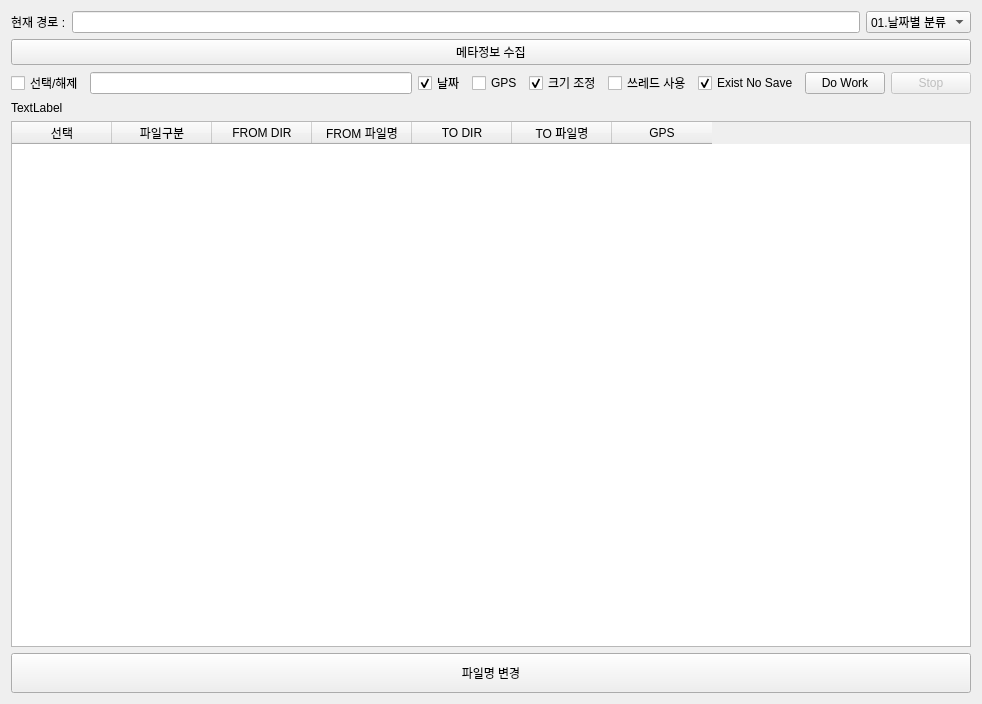
<?xml version="1.0" encoding="UTF-8"?>
<ui version="4.0">
 <class>Dialog</class>
 <widget class="QDialog" name="Dialog">
  <property name="geometry">
   <rect>
    <x>0</x>
    <y>0</y>
    <width>982</width>
    <height>704</height>
   </rect>
  </property>
  <property name="windowTitle">
   <string>파일 찾기</string>
  </property>
  <property name="windowIcon">
   <iconset>
    <normaloff>../img/rename.png</normaloff>../img/rename.png</iconset>
  </property>
  <layout class="QGridLayout" name="gridLayout_5">
   <item row="3" column="0">
    <widget class="QLabel" name="lblMsg">
     <property name="text">
      <string>TextLabel</string>
     </property>
    </widget>
   </item>
   <item row="0" column="0">
    <layout class="QGridLayout" name="gridLayout_4">
     <item row="0" column="0">
      <widget class="QLabel" name="label">
       <property name="text">
        <string>현재 경로 :</string>
       </property>
      </widget>
     </item>
     <item row="0" column="1">
      <widget class="QLineEdit" name="txtUrl"/>
     </item>
     <item row="0" column="2">
      <widget class="QComboBox" name="cboWork">
       <item>
        <property name="text">
         <string>01.날짜별 분류</string>
        </property>
       </item>
      </widget>
     </item>
    </layout>
   </item>
   <item row="2" column="0">
    <layout class="QGridLayout" name="gridLayout">
     <item row="0" column="5">
      <widget class="QCheckBox" name="chkUseThread">
       <property name="text">
        <string>쓰레드 사용</string>
       </property>
       <property name="checked">
        <bool>false</bool>
       </property>
      </widget>
     </item>
     <item row="0" column="1">
      <widget class="QLineEdit" name="txtSearchKey"/>
     </item>
     <item row="0" column="4">
      <widget class="QCheckBox" name="chkResize">
       <property name="text">
        <string>크기 조정</string>
       </property>
       <property name="checked">
        <bool>true</bool>
       </property>
      </widget>
     </item>
     <item row="0" column="3">
      <widget class="QCheckBox" name="chkGPS">
       <property name="text">
        <string>GPS</string>
       </property>
      </widget>
     </item>
     <item row="0" column="8">
      <widget class="QPushButton" name="btnStop">
       <property name="enabled">
        <bool>false</bool>
       </property>
       <property name="text">
        <string>Stop</string>
       </property>
      </widget>
     </item>
     <item row="0" column="7">
      <widget class="QPushButton" name="btnDoWork">
       <property name="enabled">
        <bool>true</bool>
       </property>
       <property name="text">
        <string>Do Work</string>
       </property>
      </widget>
     </item>
     <item row="0" column="0">
      <widget class="QCheckBox" name="chkAll">
       <property name="minimumSize">
        <size>
         <width>0</width>
         <height>0</height>
        </size>
       </property>
       <property name="text">
        <string>선택/해제</string>
       </property>
      </widget>
     </item>
     <item row="0" column="2">
      <widget class="QCheckBox" name="chkDate">
       <property name="text">
        <string>날짜</string>
       </property>
       <property name="checked">
        <bool>true</bool>
       </property>
      </widget>
     </item>
     <item row="0" column="6">
      <widget class="QCheckBox" name="chkExistNoSave">
       <property name="text">
        <string>Exist No Save</string>
       </property>
       <property name="checked">
        <bool>true</bool>
       </property>
      </widget>
     </item>
    </layout>
   </item>
   <item row="4" column="0">
    <layout class="QGridLayout" name="gridLayout_2">
     <item row="0" column="0">
      <widget class="QTableWidget" name="tblFiles">
       <column>
        <property name="text">
         <string>선택</string>
        </property>
       </column>
       <column>
        <property name="text">
         <string>파일구분</string>
        </property>
       </column>
       <column>
        <property name="text">
         <string>FROM DIR</string>
        </property>
       </column>
       <column>
        <property name="text">
         <string>FROM 파일명</string>
        </property>
       </column>
       <column>
        <property name="text">
         <string>TO DIR</string>
        </property>
       </column>
       <column>
        <property name="text">
         <string>TO 파일명</string>
        </property>
       </column>
       <column>
        <property name="text">
         <string>GPS</string>
        </property>
       </column>
      </widget>
     </item>
    </layout>
   </item>
   <item row="5" column="0">
    <layout class="QGridLayout" name="gridLayout_3">
     <item row="0" column="0">
      <widget class="QPushButton" name="btnOk">
       <property name="minimumSize">
        <size>
         <width>0</width>
         <height>40</height>
        </size>
       </property>
       <property name="text">
        <string>파일명 변경</string>
       </property>
      </widget>
     </item>
    </layout>
   </item>
   <item row="1" column="0">
    <widget class="QPushButton" name="btnMetaCollect">
     <property name="text">
      <string>메타정보 수집</string>
     </property>
    </widget>
   </item>
  </layout>
 </widget>
 <resources/>
 <connections/>
</ui>
